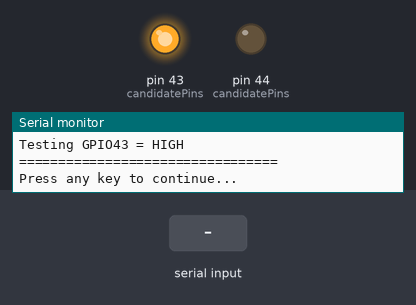
This sketch was run on a simulated Arduino Mega 2560, built with avr-gcc and run on an emulated ATmega2560. Parts: output pins drawn as LEDs (lit = HIGH), the last lines printed to the serial monitor. Inputs (shaded band) come from the test bench.

Above: at 3.2 s.
3.3 s: "1" received over Serial
At 5.0 s:
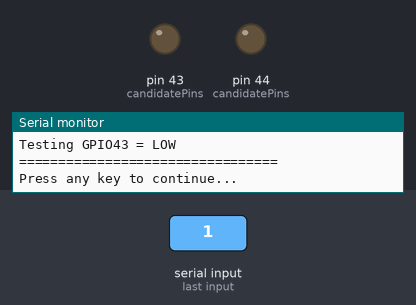
5.3 s: "0" received over Serial
At 7.0 s:
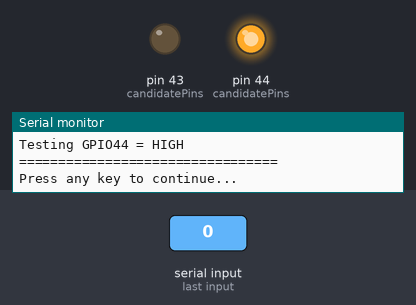
Timing chart, 0 to 8.5 s (numbered marks = the images above; inputs shaded):
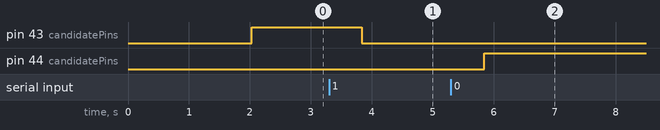

The sketch:

Backlight_Test.ino
```cpp
// Backlight Test sketch
// Cycles through candidate GPIO pins to identify backlight control
// Tests each pin HIGH and LOW with user prompts

#include <Arduino.h>

// Candidate GPIO pins for backlight control
// NOTE: XIAO pin labels: D6=GPIO43, D7=GPIO44
const int candidatePins[] = {43, 44, /*20, */ /*21, */ 22, 1, 2, 3, 4, 5, 6, 7, 8, 9, 10};
const int numPins = sizeof(candidatePins) / sizeof(candidatePins[0]);

int currentPinIndex = 0;

void setup() {
  Serial.begin(115200);
  while (!Serial);  // Wait for Serial Monitor
  delay(2000);      // Settling time

  // Clear any garbage in serial buffer
  while (Serial.available()) {
    Serial.read();
  }

  Serial.println("\n\n=================================");
  Serial.println("   Backlight GPIO Test Tool");
  Serial.println("=================================\n");

  Serial.println("This tool will test each GPIO pin HIGH then LOW.");
  Serial.println("Watch your display backlight and note which");
  Serial.println("pin/state combination controls it.\n");

  Serial.println("Candidate GPIO pins:");
  for (int i = 0; i < numPins; i++) {
    Serial.print("  GPIO");
    Serial.println(candidatePins[i]);
  }
  Serial.println();
}

void loop() {
  // Test each pin
  for (currentPinIndex = 0; currentPinIndex < numPins; currentPinIndex++) {
    int pin = candidatePins[currentPinIndex];

    // Test HIGH
    pinMode(pin, OUTPUT);
    digitalWrite(pin, HIGH);
    Serial.println("\n=================================");
    Serial.print("Testing GPIO");
    Serial.print(pin);
    Serial.println(" = HIGH");
    Serial.println("=================================");
    Serial.println("Press any key to continue...");
    waitForKeypress();
    delay(500);

    // Test LOW
    digitalWrite(pin, LOW);
    Serial.println("\n=================================");
    Serial.print("Testing GPIO");
    Serial.print(pin);
    Serial.println(" = LOW");
    Serial.println("=================================");
    Serial.println("Press any key to continue...");
    waitForKeypress();
    delay(500);

    // Clean up
    pinMode(pin, INPUT);
  }

  // All pins tested
  Serial.println("\n\n*** All pins tested! Restarting cycle... ***\n");
  delay(2000);
}

void waitForKeypress() {
  // Clear buffer first
  while (Serial.available()) {
    Serial.read();
  }

  // Wait for any key
  while (!Serial.available()) {
    delay(50);
  }

  // Clear buffer after keypress
  while (Serial.available()) {
    Serial.read();
  }
}
```

Measured:
- after the input at 3.3 s, pin 43 (candidatePins): HIGH → LOW after 0.54 s
- after the input at 5.3 s, pin 44 (candidatePins): LOW → HIGH after 0.54 s
